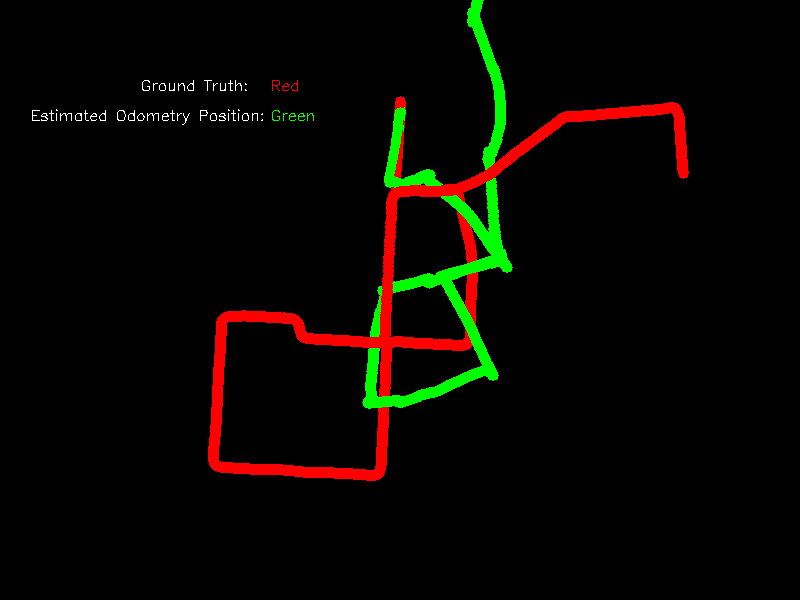

This chart was generated by the following Python code:
import numpy as np
import cv2 as cv
import matplotlib.pyplot as plt
from mpl_toolkits import mplot3d
import os
from monocularVO import visual_odometry 


file_path = "C:\\Users\\Ishita\\Desktop\\CS\\openCV\\MVO\\dataset\\sequences\\00\\image_0\\"
pose_path = "C:\\Users\\Ishita\\Desktop\\CS\\openCV\\MVO\\dataset\\dataset\\poses\\00.txt"



traj = np.zeros(shape=(600, 800, 3))



def trajectory(mono_co, true_co, traj) :
    

    cv.putText(traj, 'Estimated Odometry Position:', (30, 120), cv.FONT_HERSHEY_SIMPLEX, 0.5,(255,255,255), 1)
    cv.putText(traj, 'Green', (270, 120), cv.FONT_HERSHEY_SIMPLEX, 0.5,(0, 255, 0), 1)
    cv.putText(traj, 'Ground Truth:', (140, 90), cv.FONT_HERSHEY_SIMPLEX, 0.5,(255,255,255), 1)
    cv.putText(traj, 'Red', (270, 90), cv.FONT_HERSHEY_SIMPLEX, 0.5,(0, 0, 255), 1)

    draw_x, draw_y, draw_z = [int(round(x)) for x in mono_co]
    true_x, true_y, true_z = [int(round(x)) for x in true_co]

    traj = cv.circle(traj, (draw_x + 400, draw_z + 100), 5,((0, 255, 0)), -1)
    traj = cv.circle(traj, (true_x + 400, true_z + 100), 5, ((0, 0, 255)), -1)

    cv.imwrite("./trajectory.png", traj)



xline = list()
yline = list()
zline = list()

x_truth = list()
y_truth = list()
z_truth = list()




def plot():

    fig = plt.figure()
    ax = plt.axes(projection='3d')
    ax.set_title('Estimated Position vs Ground Truth')

    ax.scatter3D(xline, yline, zline, color = 'green')
    ax.scatter3D(x_truth, y_truth, z_truth, color = 'red')
    plt.show()



def main():

    id = 1

    length = len(os.listdir(file_path))
    
    while( id < length) :
        if id < 2 :
            old_frame = cv.imread(file_path + str(0).zfill(6) + ".png")
            current_frame = cv.imread(file_path + str(id).zfill(6) + ".png")
        
         
            mono , true_co = visual_odometry(old_frame, current_frame, id)
            print(id, " Translation Error : ", true_co - mono)

            trajectory(mono, true_co, traj)
        

            xline.append(mono[0])
            yline.append(mono[1])
            zline.append(mono[2])
            x_truth .append(true_co[0])
            y_truth .append(true_co[1])
            z_truth .append(true_co[2]) 

            id = 2


        else : 
            old_frame = current_frame
            current_frame = cv.imread(file_path + str(id).zfill(6) + ".png")
            mono , true_co = visual_odometry(old_frame, current_frame,id)
            print(" Translation Error : ", true_co - mono)

            trajectory(mono, true_co, traj)
    

            xline.append(mono[0])
            yline.append(mono[1])
            zline.append(mono[2])
            x_truth .append(true_co[0])
            y_truth .append(true_co[1])
            z_truth .append(true_co[2]) 
    
            id += 1

    plot()
   



if __name__ == "__main__" :
    main()
